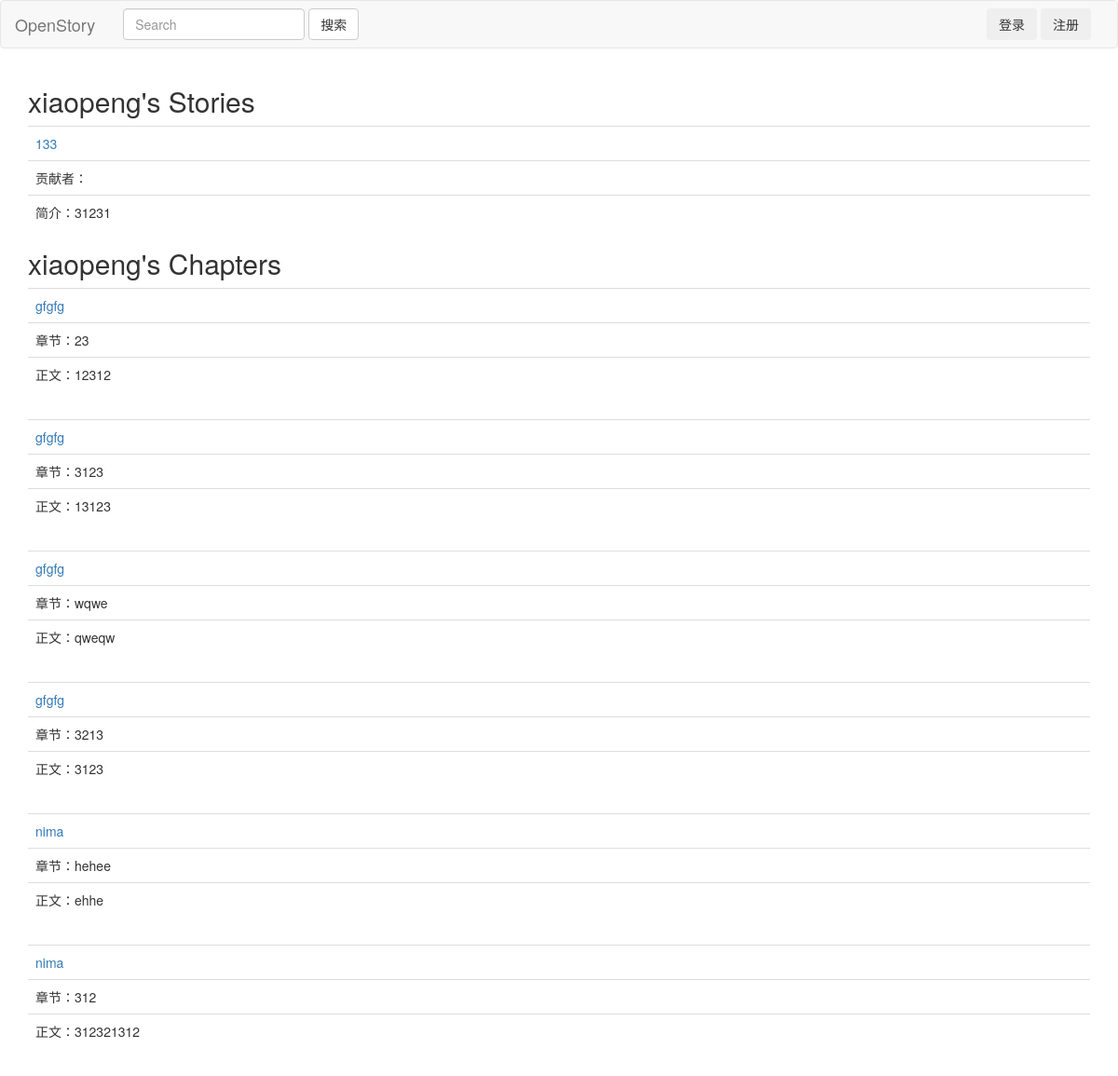
Before: /xiaopeng/ with the older database file.
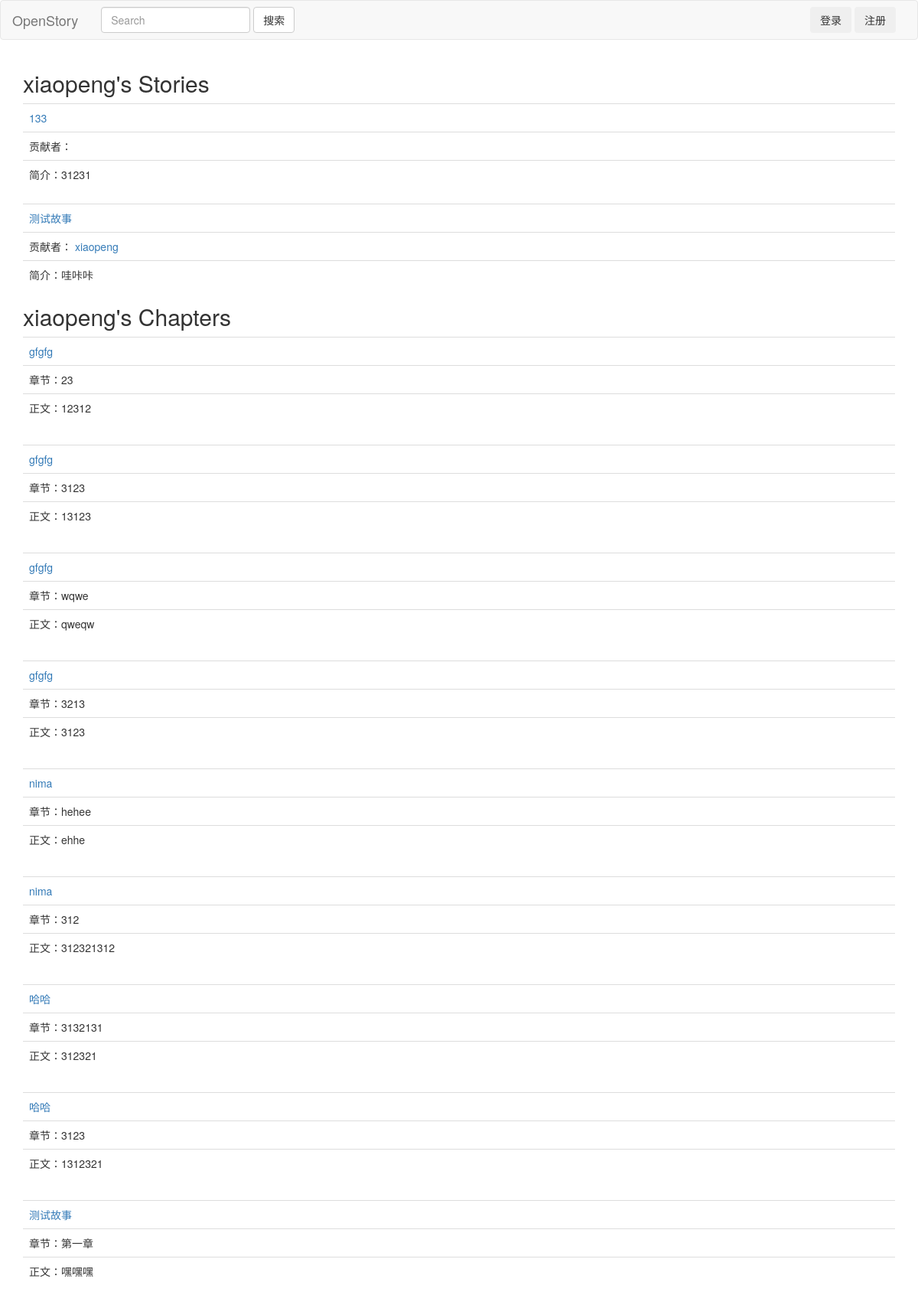
After: the same page with the newer database file.
### story/models.py (models this page shows)
class Story(models.Model):
    title = models.TextField(default='')
    brief = models.TextField(default='')
    owner = models.ForeignKey(User,default=None)

class Chapter(models.Model):
    subtitle = models.TextField(default='')
    content = models.TextField(default='')
    story = models.ForeignKey(Story, default=None)
    writter = models.ForeignKey(User, default=None)
    numb = models.TextField(default='')
    ifallow = models.TextField(default='no')

### author/views.py (the view)
# urls.py: url(r'^([a-zA-Z_]+)/', views.user_page, name="author"),
def user_page(request, username):
    if request.user.username == username:
        user = request.user
    else:
        user = User.objects.get(username=username)
    return render(request, 'author.html',{'user':user,})

### author/templates/author.html (shortened to what this page needs)
{% extends 'base.html' %} {% block header %}
<h2>{{ user.username }}'s Stories</h2>
{% for story in user.story_set.all %}
<table class='table'>
    <tr>
        <td><a href="{% url 'viewstory' story.id %}">{{ story.title }}</a></td>
    </tr>
    <tr>
        <td>贡献者： {% for chapter in story.chapter_set.all %}
            <a href="{% url 'author' chapter.writter.username %}">{{ chapter.writter.username }}</a> {% endfor %}
        </td>
    </tr>
    <tr>
        <td>简介：{{ story.brief }}</td>
    </tr>
</table>
{% endfor %}
<h2>{{ user.username }}'s Chapters</h2> {% for chapter in user.chapter_set.all %}
<table class='table'>
    <tr>
        <td><a href="{% url 'viewstory' chapter.story.id %}">{{ chapter.story.title }}</a></td>
    </tr>
    <tr>
        <td>章节：{{ chapter.subtitle }}</td>
    </tr>
    <tr>
        <td>
            <p>正文：{{ chapter.content }}</p>
        </td>
    </tr>
</table>
{% endfor %} {% endblock %}

### author/templates/base.html (shortened to what this page needs)
<!DOCTYPE html>
<html lang="en">
<head>
    <link href="/static/bootstrap/css/bootstrap.min.css" rel="stylesheet" media="screen">
    <link href="/static/base.css" rel="stylesheet" media="screen">
</head>
<body>
    {% include 'navbar.html' %}
    <div class="container">
            {% block header %}{% endblock %}
    </div>
</body>
</html>

### author/templates/navbar.html (shortened to what this page needs)
<nav class="navbar navbar-default">
    <div class="navbar-header">
        <a class="navbar-brand" href="{% url 'home' %}">OpenStory</a>
    </div>
    <div>
        <form class="navbar-form navbar-left" method="POST" action="{% url 'search' %}">
            <input type="text" class="form-control" placeholder="Search" name="keyword">
            <button type="submit" class="btn btn-default">搜索</button>
        </form>
        <div class="navbar-right" style="margin-right:2em">
            {% if request.user.is_authenticated %}
            {% include 'newstory.html' %}
            <ul class="nav navbar-nav">
                <li class="navbar-text">{{ request.user.username }}</li>
                <li><a href='' data-toggle="modal" data-target="#newstory">创建故事</a></li>
                <li><a href="/{{ request.user.username }}">个人中心</a></li>
                <li><a href="{% url 'logout' %}">登出</a></li>
            </ul>
            {% else %}
            <button type="button" class="btn navbar-btn" data-toggle="modal" data-target="#login">登录</button>
            <button type="button" class="btn navbar-btn" data-toggle="modal" data-target="#signin">注册</button>
            {% endif %}
        </div>
    </div>
</nav>

### account/templates/login.html (shortened to what this page needs)
{% extends 'auth.html' %}

### account/templates/signin.html (shortened to what this page needs)
{% extends 'auth.html' %}

Changed rows visible on the page:
added Story: title "测试故事", brief "哇咔咔"
added Chapter: writter.username "xiaopeng", story "测试故事", subtitle "第一章", content "嘿嘿嘿"
added Chapter: story "哈哈", subtitle "3132131", content "312321", shown under "xiaopeng's Chapters"
added Chapter: story "哈哈", subtitle "3123", content "1312321", shown under "xiaopeng's Chapters"
